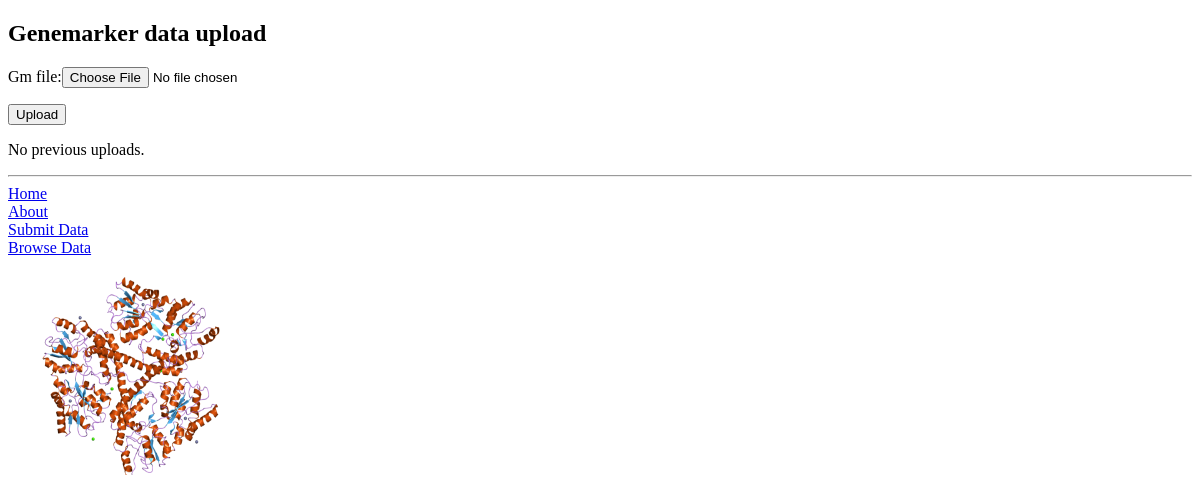
The page /hd/datasub/ on the database as committed earlier.
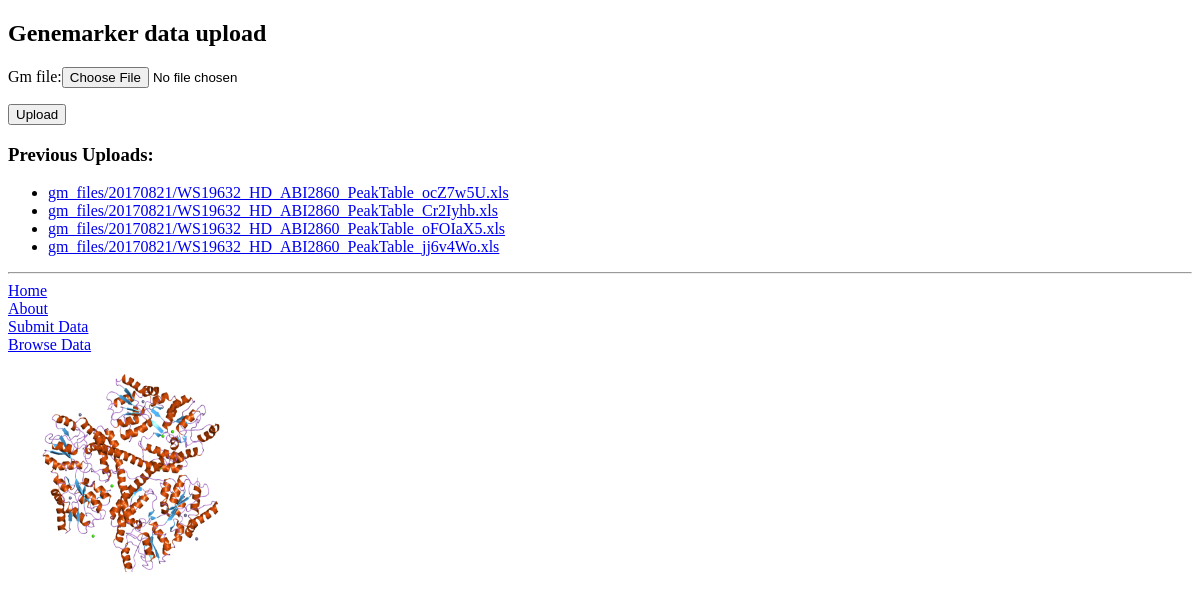
The same page on the database as committed later.
### HD/models.py (models this page shows, shortened)
class Genemarker_data(models.Model):
    gm_file = models.FileField(upload_to='gm_files/%Y%m%d')
    upload_date = models.DateTimeField(auto_now_add =True)

### HD/views.py (the view)
def genemarker_upload(request):
    if request.method == "POST":
        form = Genemarker_dataForm(request.POST, request.FILES)
        if form.is_valid():
            form.save()
            return HttpResponseRedirect(reverse('datasub'))
    else:
        form = Genemarker_dataForm()
    gm_files = Genemarker_data.objects.order_by('-upload_date')
    context_dict = {"gm_files":gm_files,
                    "form":form}
    return render(request, 'HD/upload.html', context_dict)

### HD/forms.py
class Genemarker_dataForm(ModelForm):
    class Meta:
        model = Genemarker_data
        fields = ('gm_file',)

### templates/HD/upload.html (shortened to what this page needs)
{% extends 'HD/base.html' %}
{% load staticfiles %}
{% block bodyblock %}
    <h2>Genemarker data upload</h2>
    <div>
        <form action="#" method="post" enctype="multipart/form-data">
            {% csrf_token %} {{form}}
            <p><input type="submit" value="Upload" /></p>
        </form>
    </div>
    <div>
        {% if gm_files %}
        <h3>Previous Uploads:</h3>
            <ul>
            {% for document in gm_files %}
                <li><a href="{{ document.gm_file.url }}">{{ document.gm_file.name }}</a></li>
            {% endfor %}
            </ul>
        {% else %}
            <p>No previous uploads.</p>
        {% endif %}
    </div>
{% endblock %}

### templates/HD/base.html (shortened to what this page needs)
<!DOCTYPE html>
{% load staticfiles %}
<html>
    <head lang="en">
    </head>
    <body>
        <div>
            {% block bodyblock %}{% endblock %}
        </div>
        <hr />
        <div>
            <a href=/hd/>Home</a><br />
            <a href=/hd/about/>About</a><br />
            <a href=/hd/datasub/>Submit Data</a><br/>
            <a href=/hd/worksheets/>Browse Data</a><br/>
            <br />
            <img src="{% static 'images/huntingtin.png' %}" alt="Picture of huntingtin" height=200 width=250 /><br/>
        </div>
    </body>
</html>

Rows that differ between the two databases and show on the page:
added Genemarker_data: gm_file.name "gm_files/20170821/WS19632_HD_ABI2860_PeakTable_ocZ7w5U.xls"
added Genemarker_data: gm_file.name "gm_files/20170821/WS19632_HD_ABI2860_PeakTable_Cr2Iyhb.xls"
added Genemarker_data: gm_file.name "gm_files/20170821/WS19632_HD_ABI2860_PeakTable_oFOIaX5.xls"
added Genemarker_data: gm_file.name "gm_files/20170821/WS19632_HD_ABI2860_PeakTable_jj6v4Wo.xls"
Other text that changed with them:
text no longer shown: "No previous uploads."
text now shown: "Previous Uploads:"
